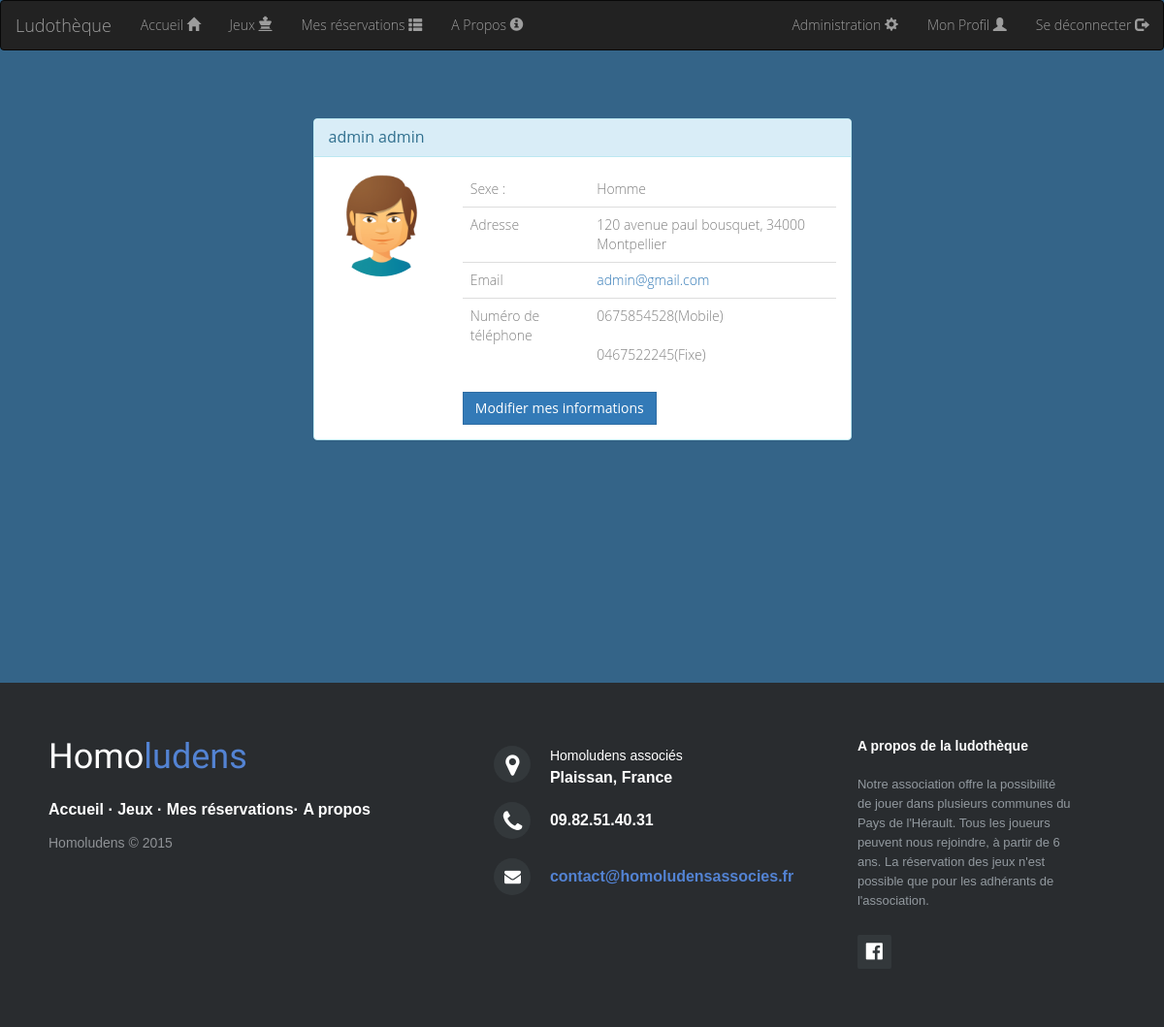
/?action=myProfile (signed in), run on the app's committed database.
### tables this page shows
CREATE TABLE IF NOT EXISTS `utilisateur` (
  `userId` int(11) NOT NULL,
  `username` varchar(32) NOT NULL,
  `password` varchar(64) NOT NULL,
  `admin` tinyint(1) NOT NULL,
  `sexUser` varchar(8) DEFAULT NULL,
  `nameUser` varchar(32) NOT NULL,
  `nicknameUser` varchar(32) NOT NULL,
  `emailUser` varchar(32) NOT NULL,
  `telUser` varchar(10) NOT NULL,
  `mobileUser` varchar(10) NOT NULL,
  `addressUser` varchar(50) NOT NULL,
  `cpUser` varchar(5) NOT NULL,
  `cityUser` varchar(32) NOT NULL,
  `banUser` tinyint(1) NOT NULL,
  `dateNaissance` date NOT NULL,
  `dateInscription` date NOT NULL,
  `nbrRetard` int(11) NOT NULL,
  PRIMARY KEY (`userId`),
  UNIQUE KEY `userId` (`userId`),
  UNIQUE KEY `username` (`username`)
);

### view/view.php (called while the page is built)
<?php
    require "header.php";
    require VIEW_PATH  . DS . 'view' . ucfirst($view) . '.php';
    require "footer.php";
?>

### controller/ControllerUtilisateur.php (called while the page is built, shortened)
<?php
switch ($action) {
    case "myProfile":
        $data = array(
            "username" => $_SESSION['login'],
        );
        $tab_u=  ModelUtilisateur::selectWhere($data);
        $view = "MyProfile";
        break;
}
require VIEW_PATH . "view.php";

### index.php (called while the page is built, shortened)
<?php
include ROOT . DS . 'controller' . DS . 'dispatcher.php';
?>

### config/Session.php (called while the page is built, shortened)
<?php
class Session {
    public static function is_admin () {
        return (! empty ( $_SESSION ['admin']) && $_SESSION ['admin']);
    }
}
?>

### model/Model.php (called while the page is built, shortened)
<?php
class Model {
    public static $pdo;
    public static function set_static() {
        try
        {
            self::$pdo = new PDO('mysql:host=localhost;dbname=ludotheque;charset=utf8', 'root', '');
            self::$pdo->setAttribute(PDO::ATTR_ERRMODE, PDO::ERRMODE_EXCEPTION);
        }
        catch (PDOException $ex)
        {
            if (Conf::getDebug())
            {
                echo $ex->getMessage();
                die('Problème lors de la connexion à la base de donnée');
            }
            else
            {
                echo 'Une erreur est survenue. <a href=""> Retour a la page d\'accueil </a>';
                die();
            }
        }
    }
    public static function selectWhere($data) {
        try
        {
            $table = static::$table;
            $where = "";
            foreach ($data as $key => $value)
                $where .= " $table.$key=:$key AND";
            $where = rtrim($where, 'AND');
            $sql = "SELECT * FROM $table WHERE $where";
            $req = self::$pdo->prepare($sql);
            $req->execute($data);
            return $req->fetchAll(PDO::FETCH_OBJ);
        }
        catch (PDOException $e)
        {
            echo $e->getMessage();
            die("Erreur lors de la recherche dans la BDD " . static::$table);
        }
    }
}
?>

### view/viewMyProfile.php (the view, shortened to what this page needs)
<?php
$u=$tab_u[0];
if($u->sexUser=="Homme")
    $image="./image/avatarHomme.png";
else
    $image="./image/avatarFemme.png";
echo <<< EOT
<div class="container">
    <div class="row">
      <div class="col-xs-12 col-sm-12 col-md-6 col-lg-6 col-xs-offset-0 col-sm-offset-0 col-md-offset-3 col-lg-offset-3 toppad" >
        <div class="panel panel-info">
          <div class="panel-heading">
            <h3 class="panel-title">$u->nicknameUser $u->nameUser</h3>
          </div>
          <div class="panel-body">
            <div class="row">
              <div class="col-md-3 col-lg-3 " align="center"><img alt="User Pic" src="$image" class="img-circle img-responsive"> </div>
                  <!--<div class="col-xs-10 col-sm-10 hidden-md hidden-lg"> <br>
                    <dl>
                      <dt>Sexe :</dt>
                        <dd>$u->sexUser</dd>
                      <dt>Email</dt>
                        <dd>$u->emailUser</dd>
                      <dt>Numéro de téléphone</dt>
                         <dd>$u->telUser</dd>
                      <dt>Sexe</dt>
                        <dd>Male</dd>
                    </dl>
                  </div>-->
                  <div class=" col-md-9 col-lg-9 ">
                    <table class="table table-user-information">
                      <tbody>
                        <tr>
                          <td>Sexe :</td>
                          <td>$u->sexUser</td>
                        </tr>
                          <td>Adresse</td>
                          <td>$u->addressUser, $u->cpUser $u->cityUser</td>
                        </tr>
                        <tr>
                          <td>Email</td>
                          <td><a href="$u->emailUser">$u->emailUser</a></td>
                        </tr>
                          <td>Numéro de téléphone</td>
                          <td>$u->mobileUser(Mobile)<br><br>$u->telUser(Fixe)
                          </td>
                        </tr>
                      </tbody>
                    </table>
                    <a href="?action=modifyUser&user=$u->username&profile=1" class="btn btn-primary">Modifier mes informations</a>
                  </div>
              </div>
            </div>
          </div>
        </div>
      </div>
    </div>
</div>
EOT;
?>

### controller/dispatcher.php (shortened to what this page needs)
<?php
function myGet($nomvar){
    if(isset($_GET[$nomvar]))
        return $_GET[$nomvar];
    else if(isset($_POST[$nomvar]))
        return $_POST[$nomvar];
    else
        return NULL;
}
if (!is_null(myGet('controller')))
    $controller = myGet('controller');
else
    $controller = "utilisateur";
if (!is_null(myGet('action')))
    $action = myGet('action');
else
    $action = "accueil";
switch ($controller) {
    default:
    case "utilisateur":
        require_once"ControllerUtilisateur.php";
        break;
}
?>

### view/header.php (shortened to what this page needs)
<!DOCTYPE html>
<html>
    <head>
        <link rel="stylesheet" href="http://maxcdn.bootstrapcdn.com/bootstrap/3.3.5/css/bootstrap.min.css">
        <link rel="stylesheet" href="css/style.css"/>
        <link rel="stylesheet" href="css/footer-distributed-with-address-and-phones.css"/>
        <link rel="stylesheet" href="https://maxcdn.bootstrapcdn.com/font-awesome/4.5.0/css/font-awesome.min.css">
    </head>
    <body>
        <?php if(!empty($_SESSION['login'])){
            echo <<< EOT
                <nav class="navbar navbar-inverse navbar-top">
                    <div class="container-fluid">
                      <div class="navbar-header">
                        <a class="navbar-brand" href="?action=accueil">Ludothèque</a>
                      </div>
                      <div>
                        <ul class="nav navbar-nav">
                          <li><a href="?action=accueil">Accueil <span class="glyphicon glyphicon-home"></span></a></li>
                          <li><a href="?action=listJeux">Jeux <span class="glyphicon glyphicon-king"></a></li>
                          <li><a href="?action=listResa">Mes réservations <span class="glyphicon glyphicon-th-list"></span></a></li>
                          <li><a href="?action=informations">A Propos <span class="glyphicon glyphicon-info-sign"></span></a></li>
                        </ul>
                        <ul class="nav navbar-nav navbar-right">
EOT;
            if(Session::is_admin())
                echo '<li><a href="?action=administration">Administration <span class="glyphicon glyphicon-cog"></span></a></li>';
                echo <<< EOT
                          <li><a href="?action=myProfile">Mon Profil <span class="glyphicon glyphicon-user"></span></a></li>
                          <li><a href="?action=disconnect">Se déconnecter <span class="glyphicon glyphicon-log-out"></span></a></li>
                       </ul>
                      </div>
                    </div>
                </nav>
EOT;
        }
?>

### view/footer.php
<?php
echo<<<EOT
    <footer class="footer-distributed footer">
			<div class="footer-left">
				<h3>Homo<span>ludens</span></h3>
				<p class="footer-links">
					<a href="?action=accueil">Accueil</a>
					·
					<a href="?action=liste">Jeux</a>
					·
					<a href="#">Mes réservations</a>·
					<a href="?action=informations">A propos</a>
				</p>
				<p class="footer-company-name">Homoludens &copy; 2015</p>
			</div>
			<div class="footer-center">
				<div>
					<a href="https://www.google.com/maps/d/embed?mid=zhRUSu3O4t2A.kzY6DWXSWDHw" title="localiser"><i class="fa fa-map-marker"></i></a>
					<p><span>Homoludens associés</span> Plaissan, France</p>
				</div>
				<div>
					<i class="fa fa-phone"></i>
					<p>09.82.51.40.31</p>
				</div>
				<div>
					<i class="fa fa-envelope"></i>
					<p><a href="mailto:contact@homoludensassocies.fr">contact@homoludensassocies.fr</a></p>
				</div>
			</div>
			<div class="footer-right">
				<p class="footer-company-about">
					<span>A propos de la ludothèque</span>
					Notre association offre la possibilité de jouer dans plusieurs communes du Pays de l'Hérault.
                                        Tous les joueurs peuvent nous rejoindre, à partir de 6 ans.
                                        La réservation des jeux n'est possible que pour les adhérants de l'association.
				</p>
				<div class="footer-icons">
					<a href="https://www.facebook.com/Association-Homo-Ludens-Associ%C3%A9s-551661738228967/"><i class="fa fa-facebook-official"></i></a>
				</div>
			</div>
		</footer>
        </body>
    </html>
EOT;
?>

### css/style.css (style rules this page uses)
body { background-color:#346488; font-family: 'Open Sans'; font-weight: 300; color:black; }
html, body { height: 100%; min-height: 100%; color:white; }
input.form-control , input[type="submit"] , .btn { border-radius: 0px; }
.btn { transition: all ease-in-out 0.2s; }
.container { margin-top:50px; overflow:auto; padding-bottom: 150px; }
.table-user-information > tbody > tr { color:grey; border-top: 1px solid rgb(221, 221, 221); }
.table-user-information > tbody > tr:first-child { border-top: 0; }
.table-user-information > tbody > tr > td { border-top: 0; }
.toppad { margin-top:20px; }

### css/footer-distributed-with-address-and-phones.css (style rules this page uses)
.footer-distributed { background-color: #292c2f; box-shadow: 0 1px 1px 0 rgba(0, 0, 0, 0.12); box-sizing: border-box; width: 100%; text-align: left; font: bold 16px sans-serif; padding: 55px 50px; margin-top: 80px; }
.footer-distributed .footer-left, .footer-distributed .footer-center, .footer-distributed .footer-right { display: inline-block; vertical-align: top; }
.footer-distributed .footer-left { width: 40%; }
.footer-distributed h3 { color: #ffffff; font: normal 36px 'Cookie', cursive; margin: 0; }
.footer-distributed h3 span { color: #5383d3; }
.footer-distributed .footer-links { color: #ffffff; margin: 20px 0 12px; padding: 0; }
.footer-distributed .footer-links a { display:inline-block; line-height: 1.8; text-decoration: none; color: inherit; }
.footer-distributed .footer-company-name { color: #8f9296; font-size: 14px; font-weight: normal; margin: 0; }
.footer-distributed .footer-center { width: 35%; }
.footer-distributed .footer-center i { background-color: #33383b; color: #ffffff; font-size: 25px; width: 38px; height: 38px; border-radius: 50%; text-align: center; line-height: 42px; margin: 10px 15px; vertical-align: middle; }
.footer-distributed .footer-center i.fa-envelope { font-size: 17px; line-height: 38px; }
.footer-distributed .footer-center p { display: inline-block; color: #ffffff; vertical-align: middle; margin:0; }
.footer-distributed .footer-center p span { display:block; font-weight: normal; font-size:14px; line-height:2; }
.footer-distributed .footer-center p a { color: #5383d3; text-decoration: none;; }
.footer-distributed .footer-right { width: 20%; }
.footer-distributed .footer-company-about { line-height: 20px; color: #92999f; font-size: 13px; font-weight: normal; margin: 0; }
.footer-distributed .footer-company-about span { display: block; color: #ffffff; font-size: 14px; font-weight: bold; margin-bottom: 20px; }
.footer-distributed .footer-icons { margin-top: 25px; }
.footer-distributed .footer-icons a { display: inline-block; width: 35px; height: 35px; cursor: pointer; background-color: #33383b; border-radius: 2px; font-size: 20px; color: #ffffff; text-align: center; line-height: 35px; margin-right: 3px; margin-bottom: 5px; }

### data on the page
utilisateur: nicknameUser "admin", nameUser "admin", sexUser (picture), sexUser "Homme", addressUser "120 avenue paul bousquet", cpUser "34000", cityUser "Montpellier", emailUser "admin@gmail.com", mobileUser "0675854528", telUser "0467522245"
